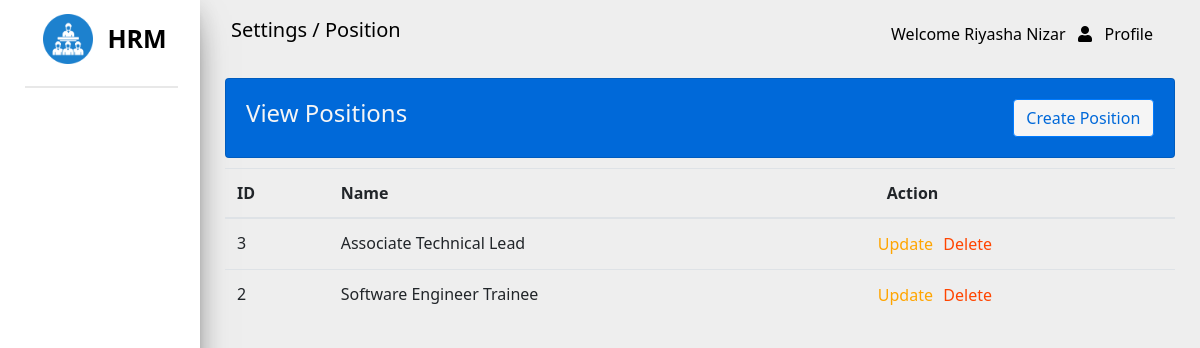
Screenshot of /pages/position/index.php (signed in) with the database file from the repository.
### tables this page shows
CREATE TABLE IF NOT EXISTS `positions` (
  `id` int NOT NULL AUTO_INCREMENT,
  `name` varchar(65) NOT NULL,
  PRIMARY KEY (`id`)
);

### core/services/common-service.php (called while the page is built, shortened)
<?php
    function getUsername() {
        return $_SESSION["fullname"];
    }
?>

### core/services/position-service.php (called while the page is built, shortened)
<?php
    function getAllPosition($conn) {
        $query = "SELECT * from positions";
        return $conn->query($query);
    }
?>

### pages/position/index.php (the view, shortened to what this page needs)
<?php
    require '../../core/services/common-service.php';
    require '../../core/services/position-service.php';
?>
<!DOCTYPE html>
<html lang="en">
<head>
    <link rel="stylesheet" href="https://use.fontawesome.com/releases/v5.7.0/css/all.css"
>
    <link rel="stylesheet" href="../../assets/css/common.css" />
    <link rel="stylesheet" href="../../assets/css/position.css" />
</head>
<body>
    <div class="row max-width">
        <div class="col-md-2 side-content">
            <img src="../../assets/images/hrm.png" width="50px" />
            <label>HRM</label>
            <br />
            <div class="break-line"></div>
        </div>
        <div class="col-md-10 nav-content">
            <nav class="navbar">
                <label class="navbar-brand">Settings / Position</label>
                <div class="dropdown">
                    <button class="dropbtn" onclick="showDropDown()">
                        Welcome <?php echo getUserName();?> &nbsp
                        <span class="fa fa-user" onclick="showDropDown()"></span> &nbsp Profile
                    </button>
                </div>
            </nav>
            <div class="column maintain-paddings">
                <div class="card main-card">
                    <div class="row more-top-margin">
                        <div class="col-md-8">
                            <h4>View Positions</h4>
                        </div>
                        <div class="col-md-4">
                            <a href="./create.php" class="btn btn-primary btn-small">Create Position</a>
                        </div>
                    </div>
                </div>
                <div class="slight-top-margin">
                    <table class="table">
                        <thead>
                            <tr>
                                <th>ID</th>
                                <th>Name</th>
                                <th>Action</th>
                            </tr>
                        </thead>
                        <tbody>
                            <?php
                                $result = getAllPosition($conn);
                                while($row = mysqli_fetch_assoc($result)) {
                            ?>
                            <tr>
                                <td id="<?php echo $row['id'];?>"><?php echo $row["id"];?></td>
                                <td><?php echo $row["name"];?></td>
                                <td>
                                    <div class="row center">
                                        <form method="POST" action="../../core/services/position-service.php">
                                            <input type="button" class="btn-small btn-r btn-d" name="btnDelete"
                                                onclick="deletePosition(<?php echo $row['id'];?>)" value="Delete" />
                                            <input type="button" class="btn-small btn-r btn-u" name="btnUpdate"
                                                id="btnUpdateP" onclick="updatePosition(<?php echo $row['id'];?>)"
                                                value="Update" />
                                        </form>
                                    </div>
                                </td>
                            </tr>
                            <?php
                                }
                            ?>
                        </tbody>
                    </table>
                </div>
            </div>
        </div>
    </div>
</body>
</html>

### assets/css/common.css (style rules this page uses)
body { background-color: #eee; margin: 0; font-family: "Segoe UI","Roboto","Helvetica Neue",Arial,"Noto Sans",sans-serif,"Apple Color Emoji","Segoe UI Emoji","Segoe UI Symbol","Noto Color Emoji"; font-size: 1rem; font-weight: 400; line-height: 1.5; color: #212529; text-align: left; }
.row { display: flex; flex-wrap: wrap; margin-right: -15px; margin-left: -15px; }
.col-md, .col-md-1, .col-md-10, .col-md-11, .col-md-12, .col-md-2, .col-md-3, .col-md-4, .col-md-5, .col-md-6, .col-md-7, .col-md-8, .col-md-9, .col-md-auto { position: relative; width: 100%; padding-right: 15px; padding-left: 15px; }
@media only screen and (min-width: 768px) { .col-md-2 { max-width: 16.666667%; } }
@media only screen and (min-width: 768px) { .col-md-4 { max-width: 33.333333%; } }
@media only screen and (min-width: 768px) { .col-md-8 { max-width: 66.666666%; } }
@media only screen and (min-width: 768px) { .col-md-10 { max-width: 83.333333%; } }
nav { display: block; }
.btn { display: inline-block; font-weight: 400; color: #212529; text-align: center; vertical-align: middle; user-select: none; background-color: transparent; border: 1px solid transparent; padding: .375rem .75rem; font-size: 1rem; line-height: 1.5; border-radius: .25rem; transition: color .15s ease-in-out,background-color .15s ease-in-out,border-color .15s ease-in-out,box-shadow .15s ease-in-out; }
a { color: #007bff; text-decoration: none; background-color: transparent; }
.navbar { position: relative; display: flex; flex-wrap: wrap; align-items: center; justify-content: space-between; padding: .5rem 1rem; }
.navbar-brand { color: black !important; }
.navbar-brand { display: inline-block; padding-top: .3125rem; padding-bottom: .3125rem; margin-right: 1rem; font-size: 1.25rem; line-height: inherit; white-space: nowrap; }
.dropdown, .dropleft, .dropright, .dropup { position: relative; }
.dropdown .dropbtn { cursor: pointer; font-size: 16px; border: none; outline: none; color: black; padding: 14px 16px; background-color: inherit; font-family: inherit; margin: 0; }
[type=button]:not(:disabled), [type=reset]:not(:disabled), [type=submit]:not(:disabled), button:not(:disabled) { cursor: pointer; }
button, select { text-transform: none; }
button, input { overflow: visible; }
button, input, optgroup, select, textarea { margin: 0; font-family: inherit; font-size: inherit; line-height: inherit; }
button { border-radius: 0; }
.btn-primary:hover, .btn-primary { color: #fff; background-color: #0069d9; border-color: #0062cc; }
label { display: inline-block; margin-bottom: .5rem; }
nav { background-color: transparent; }
.card { padding: 10px; }
.card { position: relative; display: flex; -ms-flex-direction: column; flex-direction: column; min-width: 0; word-wrap: break-word; background-color: #fff; background-clip: border-box; border: 1px solid rgba(0,0,0,.125); border-radius: .25rem; }
.h4, h4 { font-size: 1.5rem; }
.h1, .h2, .h3, .h4, .h5, .h6, h1, h2, h3, h4, h5, h6 { margin-bottom: .5rem; font-weight: 500; line-height: 1.2; }
h1, h2, h3, h4, h5, h6 { margin-top: 0; margin-bottom: .5rem; }
button, input, select { margin: 0; font-family: inherit; font-size: inherit; line-height: inherit; }
.table { width: 100%; margin-bottom: 1rem; color: #212529; }
table { border-collapse: collapse; }
.table thead th { vertical-align: bottom; border-bottom: 2px solid #dee2e6; }
.table td, .table th { padding: .75rem; vertical-align: top; border-top: 1px solid #dee2e6; }
th { text-align: inherit; }
.side-content { background-color: #fff; max-height: 100%; height: 100%; position: fixed; top: 0; bottom: 0; left: 0; text-align: center; font-weight: bold; padding-top: 20px; box-shadow: 0px 16px 36px -12px rgb(0 0 0 /56%), 0 4px 25px 0px rgb(0 0 0 / 12%), 0 8px 10px -5px rgb(0 0 0 /20%) }
.side-content label { color: black; font-size: 25px; }
.side-content img { margin-right: 10px; margin-left: 10px; margin-top:-10px; }
.break-line { width: 90%; height: 2px; margin: 20px 0px 10px 10px; background-color: rgba(180, 180, 180, 0.3); }
.btn { width: 100%; }
.nav-content { position: absolute; right: 0; top: 0; float: right; width: calc(100% - 200px); height: 100%; max-height: 100%; }
.maintain-paddings { padding:10px; }
img { vertical-align: middle; border-style: none; }
.btn-primary { color: #fff; background-color: #007bff; border-color: #007bff; }

### rows the page displays
positions: id "3", name "Associate Technical Lead"
positions: id "2", name "Software Engineer Trainee"

### other values shown
getUserName() "Riyasha Nizar"
